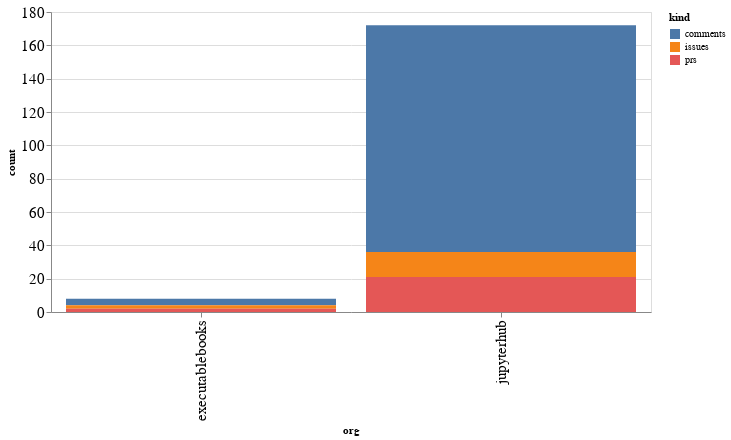

Notebook code for this chart:
### Code cell
alt.Chart(org_summaries, width=600).mark_bar().encode(
    x='org',
    y='count',
    color='kind',
    tooltip="org"
)

### Figure 1 — Vega-Lite specification as saved in the notebook (floating-point values rounded to 4 significant figures)
{"config": {"axisLeft": {"labelFontSize": 15}, "axisBottom": {"labelFontSize": 15}}, "data": {"name": "data-bb9380e1961bae1b13a4de3f606e717f"}, "mark": "bar", "encoding": {"color": {"type": "nominal", "field": "kind"}, "tooltip": {"type": "nominal", "field": "org"}, "x": {"type": "nominal", "field": "org"}, "y": {"type": "quantitative", "field": "count"}}, "width": 600, "$schema": "https://vega.github.io/schema/vega-lite/v4.8.1.json", "datasets": {"data-bb9380e1961bae1b13a4de3f606e717f": [{"org": "executablebooks", "kind": "comments", "count": 4}, {"org": "executablebooks", "kind": "issues", "count": 2}, {"org": "executablebooks", "kind": "prs", "count": 2}, {"org": "jupyterhub", "kind": "comments", "count": 136}, {"org": "jupyterhub", "kind": "issues", "count": 15}, {"org": "jupyterhub", "kind": "prs", "count": 21}]}}
